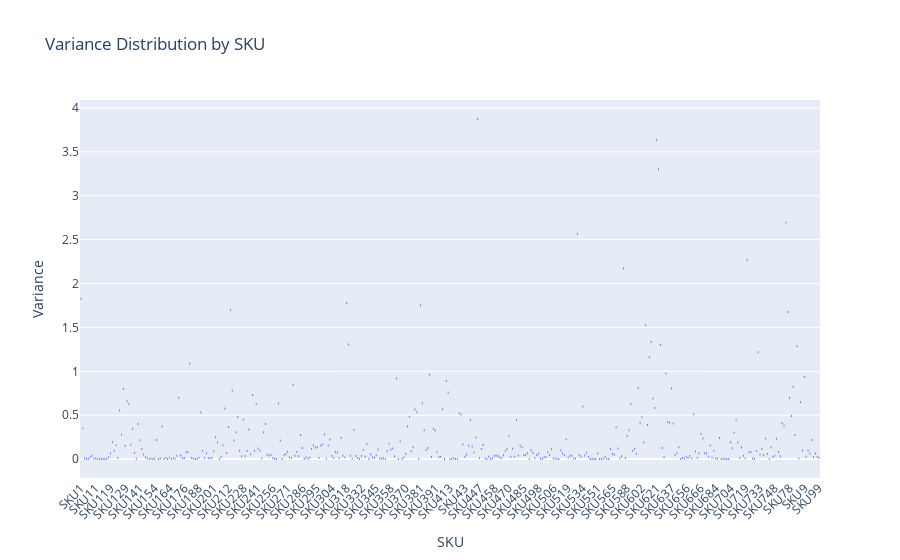

Source (notebook cell):
### Code cell
plotly_boxplot_variance(sku_variance, 'SKU', 'SKU_Variance', 'Variance Distribution by SKU', 'SKU')

### Figure 1 — Plotly figure (JSON) as saved in the notebook; plotly's stock layout.template omitted (floating-point values rounded to 4 significant figures; data arrays with more than 128 entries replaced by an {"elided": "..."} marker saying what was removed)
{"data": [{"alignmentgroup": "True", "hovertemplate": "SKU=%{x}<br>SKU_Variance=%{y}<extra></extra>", "legendgroup": "", "marker": {"color": "#636efa"}, "name": "", "notched": false, "offsetgroup": "", "orientation": "v", "showlegend": false, "type": "box", "x": {"elided": "401 str values"}, "x0": " ", "xaxis": "x", "y": {"elided": "401 float values"}, "y0": " ", "yaxis": "y"}], "layout": {"boxmode": "group", "legend": {"tracegroupgap": 0}, "title": {"text": "Variance Distribution by SKU"}, "xaxis": {"anchor": "y", "domain": [0, 1], "tickangle": -45, "title": {"text": "SKU"}}, "yaxis": {"anchor": "x", "domain": [0, 1], "title": {"text": "Variance"}}}}
